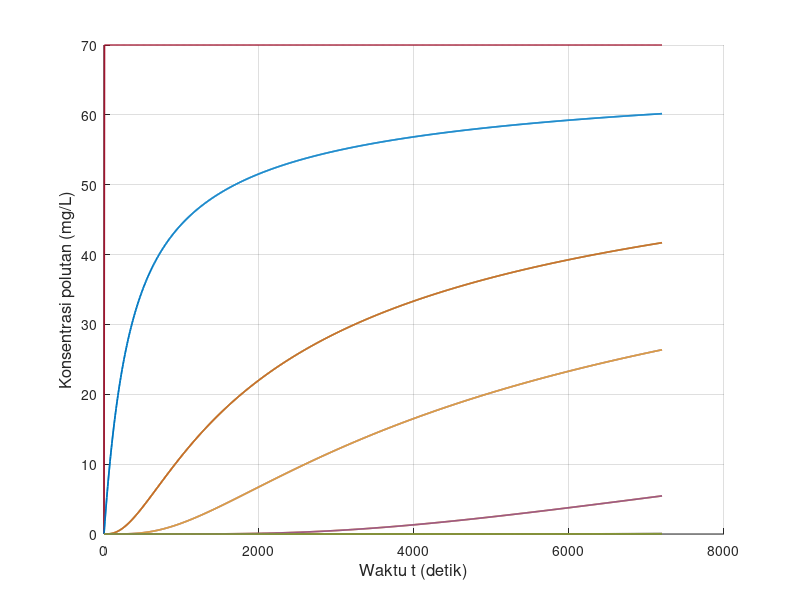

Write the MATLAB code that produced this figure. (Note: this script raises an error after producing the figure.)
clear; clc; close all;

% Feby Syarief Al A`raaf
% 26050124130087
% Oseanografi C
%
% Simulasi adveksi 1 dimensi metode FTCS
% Sumber polutan kontinu
% NIM = 087, sehingga:
% x = 0, y = 8, z = 7

x_digit = 0;
y_digit = 8;
z_digit = 7;

C_source = 10 * z_digit;   % konsentrasi sumber polutan = 70 mg/L

L = 3000;   % panjang kanal (m)
T = 7200;   % lama simulasi (detik)

scenario(1).nama = 'Skenario 1';
scenario(1).dx   = 15;
scenario(1).dt   = 6;
scenario(1).G    = 0.5;
scenario(1).m    = 15 + z_digit;

scenario(2).nama = 'Skenario 2';
scenario(2).dx   = 30;
scenario(2).dt   = 6;
scenario(2).G    = 0.05;
scenario(2).m    = 30 + z_digit;

scenario(3).nama = 'Skenario 3';
scenario(3).dx   = 15;
scenario(3).dt   = 6;
scenario(3).G    = 1;
scenario(3).m    = 15 + z_digit;

folder_output = 'output_Kontinu_FTCS_Polutan_Terhadap_Waktu';
if ~exist(folder_output, 'dir')
    mkdir(folder_output);
end

for s = 1:numel(scenario)

    fprintf('\nMemproses %s\n', scenario(s).nama);

    dx       = scenario(s).dx;
    dt       = scenario(s).dt;
    G        = scenario(s).G;
    m_source = scenario(s).m;

    M_grid = round(L / dx) + 1;
    Mmax   = max(M_grid, m_source);
    Nmax   = round(T / dt);

    alpha = (G * dt) / (dx^2);

    fprintf('dx = %.3f m, dt = %.3f s, G = %.3f m^2/s, m = %d\n', dx, dt, G, m_source);
    fprintf('Mmax = %d, Nmax = %d, alpha = %.6f\n', Mmax, Nmax, alpha);

    if alpha > 0.5
        fprintf('Peringatan: alpha > 0.5, solusi FTCS dapat tidak stabil.\n');
    end

    F0 = zeros(1, Mmax);
    F  = zeros(1, Mmax);

    t_step = 0:Nmax;
    t_time = t_step * dt;

    m_plot = [1, ...
              m_source - 20, m_source - 10, m_source - 5, m_source - 3, m_source - 1, ...
              m_source, ...
              m_source + 1, m_source + 3, m_source + 5, m_source + 10, m_source + 20];

    m_plot = unique(m_plot, 'stable');
    m_plot_valid = m_plot(m_plot >= 1 & m_plot <= Mmax);

    if length(m_plot_valid) < length(m_plot)
        fprintf('%s: beberapa grid berada di luar domain sehingga tidak digrafikkan.\n', scenario(s).nama);
    end

    history = NaN(length(t_step), length(m_plot_valid));

    F0(:) = 0;

    for p = 1:length(m_plot_valid)
        history(1, p) = F0(m_plot_valid(p));
    end

    for n = 1:Nmax

        % syarat batas pada kondisi lama
        F0(1)    = F0(2);
        F0(Mmax) = F0(Mmax-1);

        % sumber polutan kontinu
        F0(m_source) = C_source;

        % skema FTCS sesuai flowchart
        for i = 2:(Mmax-1)
            F(i) = (1 - 2 * alpha) * F0(i) + alpha * (F0(i+1) + F0(i-1));
        end

        % syarat batas pada kondisi baru
        F(1)    = F(2);
        F(Mmax) = F(Mmax-1);

        % sumber polutan tetap kontinu
        F(m_source) = C_source;

        for p = 1:length(m_plot_valid)
            history(n + 1, p) = F(m_plot_valid(p));
        end

        F0 = F;
    end

    fig = figure('Visible', 'off', 'Position', [100 100 1400 600]);
    hold on;

    legend_text = {};

    for k = 1:length(m_plot_valid)
        plot(t_time, history(:, k), 'LineWidth', 1.2);
        legend_text{end+1} = sprintf('m = %d', m_plot_valid(k));
    end

    grid on;
    xlabel('Waktu t (detik)', 'FontSize', 12);
    ylabel('Konsentrasi polutan (mg/L)', 'FontSize', 12);
    title(sprintf('%s - Konsentrasi polutan terhadap waktu', scenario(s).nama), ...
          'Feby Syarief-0087-Ose C', 'FontSize', 14, 'FontWeight', 'bold');
    xlim([t_time(1), t_time(end)]);

    y_max = max(history(:), [], 'omitnan');
    if isempty(y_max) || isnan(y_max) || y_max <= 0
        ylim([0 1]);
    else
        ylim([0, max(C_source * 1.2, y_max * 1.1)]);
    end

    set(gca, 'FontSize', 11);

    legend(legend_text, ...
           'Location', 'northwest', ...
           'FontSize', 8, ...
           'NumColumns', 2, ...
           'Box', 'on');

    hold off;

    nama_file = sprintf('ftcs_kontinu_waktu_skenario_%d.png', s);
    saveas(fig, fullfile(folder_output, nama_file));
    close(fig);

    fprintf('%s selesai diproses.\n', scenario(s).nama);
end

fprintf('\nSemua skenario telah selesai diproses.\n');
